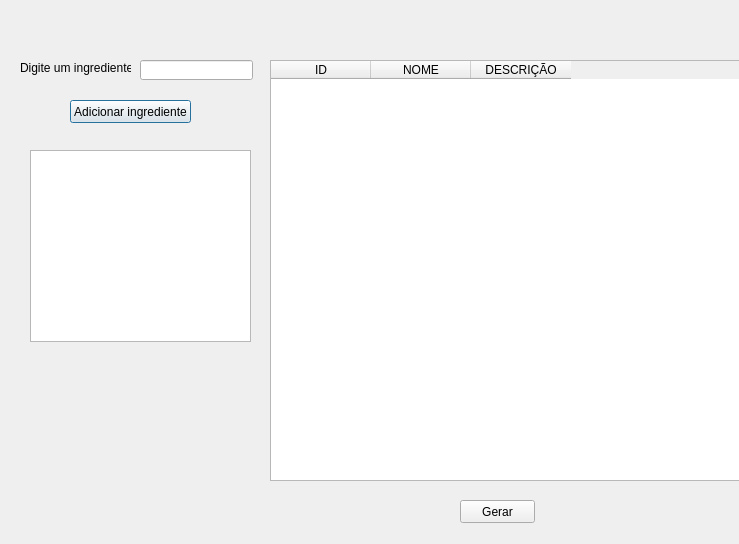
<?xml version="1.0" encoding="UTF-8"?>
<ui version="4.0">
 <class>Dialog</class>
 <widget class="QDialog" name="Dialog">
  <property name="geometry">
   <rect>
    <x>0</x>
    <y>0</y>
    <width>739</width>
    <height>544</height>
   </rect>
  </property>
  <property name="windowTitle">
   <string>Dialog</string>
  </property>
  <widget class="QLineEdit" name="lineEdit">
   <property name="geometry">
    <rect>
     <x>140</x>
     <y>60</y>
     <width>113</width>
     <height>20</height>
    </rect>
   </property>
  </widget>
  <widget class="QLabel" name="label">
   <property name="geometry">
    <rect>
     <x>20</x>
     <y>60</y>
     <width>111</width>
     <height>16</height>
    </rect>
   </property>
   <property name="text">
    <string>Digite um ingrediente</string>
   </property>
  </widget>
  <widget class="QListWidget" name="listWidget">
   <property name="geometry">
    <rect>
     <x>30</x>
     <y>150</y>
     <width>221</width>
     <height>192</height>
    </rect>
   </property>
  </widget>
  <widget class="QTableWidget" name="tableWidget">
   <property name="geometry">
    <rect>
     <x>270</x>
     <y>60</y>
     <width>471</width>
     <height>421</height>
    </rect>
   </property>
   <column>
    <property name="text">
     <string>ID</string>
    </property>
   </column>
   <column>
    <property name="text">
     <string>NOME</string>
    </property>
   </column>
   <column>
    <property name="text">
     <string>DESCRIÇÃO</string>
    </property>
   </column>
  </widget>
  <widget class="QPushButton" name="pushButton">
   <property name="geometry">
    <rect>
     <x>70</x>
     <y>100</y>
     <width>121</width>
     <height>23</height>
    </rect>
   </property>
   <property name="text">
    <string>Adicionar ingrediente</string>
   </property>
  </widget>
  <widget class="QPushButton" name="pushButton_2">
   <property name="geometry">
    <rect>
     <x>460</x>
     <y>500</y>
     <width>75</width>
     <height>23</height>
    </rect>
   </property>
   <property name="text">
    <string>Gerar</string>
   </property>
  </widget>
 </widget>
 <resources/>
 <connections/>
</ui>
